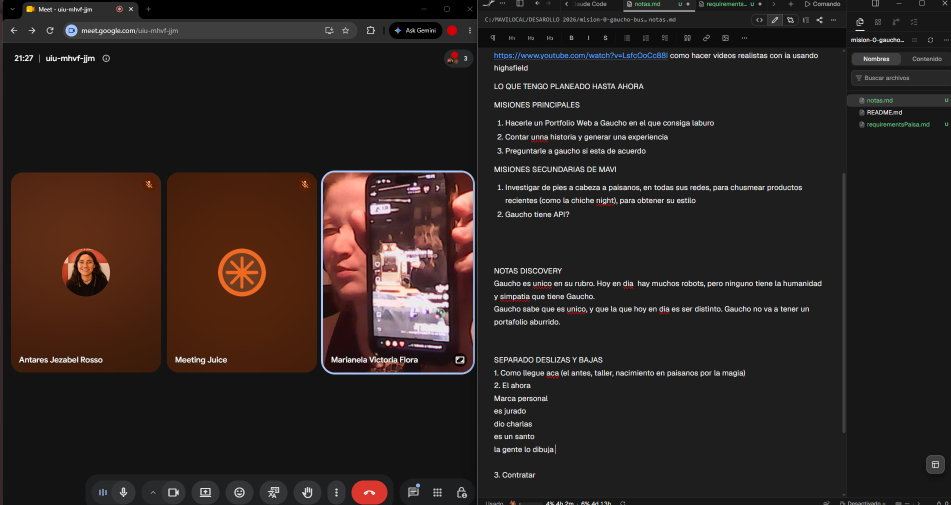
#> input picture orca-paste-1795307285465-b5fc0b82-09b0-40d4-baec-f70f4f1e744a.png, 1901 x 1010 px (shown at 1/2 size)
$ python ubicarRecortes.py ../orca-paste-1795307285465-b5fc0b82-09b0-40d4-baec-f70f4f1e744a.png
#> lines starting #> are read from the running program, lines starting #| are printed output that depends on the picture
"""
Ubica dónde cae cada recorte de referencia (el que Mavi mandó "como tiene que quedar")
dentro de la captura original en alta resolución de assets/Gaucho/fotitos.

Cómo funciona: la referencia es una versión reducida del recorte. Se achica el original
en varias escalas y se busca la referencia con template matching (correlación normalizada).
La mejor escala y posición dan el rectángulo, que se convierte de vuelta a píxeles originales.

Uso: python tools/ubicarRecortes.py <referencia.png> <original> [<original> ...]
Imprime, por original, el puntaje y la caja (izquierda, arriba, derecha, abajo) en píxeles del original.
"""
import sys

import cv2
import numpy as np

ESCALAS_A_PROBAR = np.linspace(0.12, 1.2, 55)   # tamaño de la referencia respecto del original
PUNTAJE_MINIMO_CONFIABLE = 0.80                 # por debajo de esto, la coincidencia no es de fiar


def leer_en_gris(ruta):
    """Lee una imagen (PNG o JPEG, con o sin alfa) y la devuelve en escala de grises."""
    imagen = cv2.imdecode(np.fromfile(ruta, dtype=np.uint8), cv2.IMREAD_COLOR)
#> imagen is the input picture: shape (1010, 1901, 3); mean B, G, R 33, 35.4, 44
    return cv2.cvtColor(imagen, cv2.COLOR_BGR2GRAY)
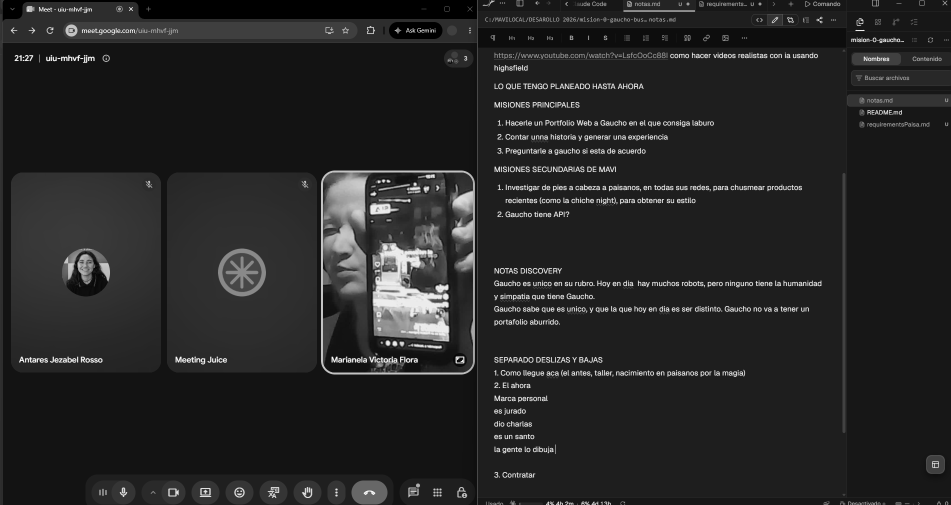
#> returned value: shape (1010, 1901) (shown at 1/2 size); min 0, max 255, mean 37.7


PASO_DE_ESCALA_FINA = 0.0015                     # segunda pasada, alrededor de la mejor escala gruesa
MARGEN_DE_ESCALA_FINA = 0.03


def _mejor_en_escalas(original_gris, referencia_gris, escalas):
    """Prueba cada escala y devuelve (puntaje, caja, escala) de la mejor, con la caja en píxeles del original."""
    alto_ref, ancho_ref = referencia_gris.shape
    mejor = (-1.0, None, None)
    for escala in escalas:
        original_chico = cv2.resize(original_gris, None, fx=escala, fy=escala, interpolation=cv2.INTER_AREA)
        if original_chico.shape[0] < alto_ref or original_chico.shape[1] < ancho_ref:
            continue
        resultado = cv2.matchTemplate(original_chico, referencia_gris, cv2.TM_CCOEFF_NORMED)
        _, puntaje, _, (x, y) = cv2.minMaxLoc(resultado)
        if puntaje > mejor[0]:
            izquierda, arriba = x / escala, y / escala
            derecha, abajo = (x + ancho_ref) / escala, (y + alto_ref) / escala
            mejor = (puntaje, (round(izquierda), round(arriba), round(derecha), round(abajo)), escala)
    return mejor


def buscar_referencia(original_gris, referencia_gris):
    """
    Devuelve (puntaje, caja) de la mejor coincidencia, con la caja en píxeles del original.
    Hace una pasada gruesa y otra fina alrededor de la mejor escala, para que los bordes sean exactos.
    """
    _, _, escala_gruesa = _mejor_en_escalas(original_gris, referencia_gris, ESCALAS_A_PROBAR)
    if escala_gruesa is None:
        return -1.0, None
    escalas_finas = np.arange(escala_gruesa - MARGEN_DE_ESCALA_FINA,
                              escala_gruesa + MARGEN_DE_ESCALA_FINA, PASO_DE_ESCALA_FINA)
    puntaje, caja, _ = _mejor_en_escalas(original_gris, referencia_gris, escalas_finas)
    return puntaje, caja


if __name__ == "__main__":
    referencia = leer_en_gris(sys.argv[1])
    for ruta_original in sys.argv[2:]:
        puntaje, caja = buscar_referencia(leer_en_gris(ruta_original), referencia)
        confiable = "OK" if puntaje >= PUNTAJE_MINIMO_CONFIABLE else "DUDOSO"
        print(f"{puntaje:.3f} {confiable:7} {caja}  {ruta_original}")
